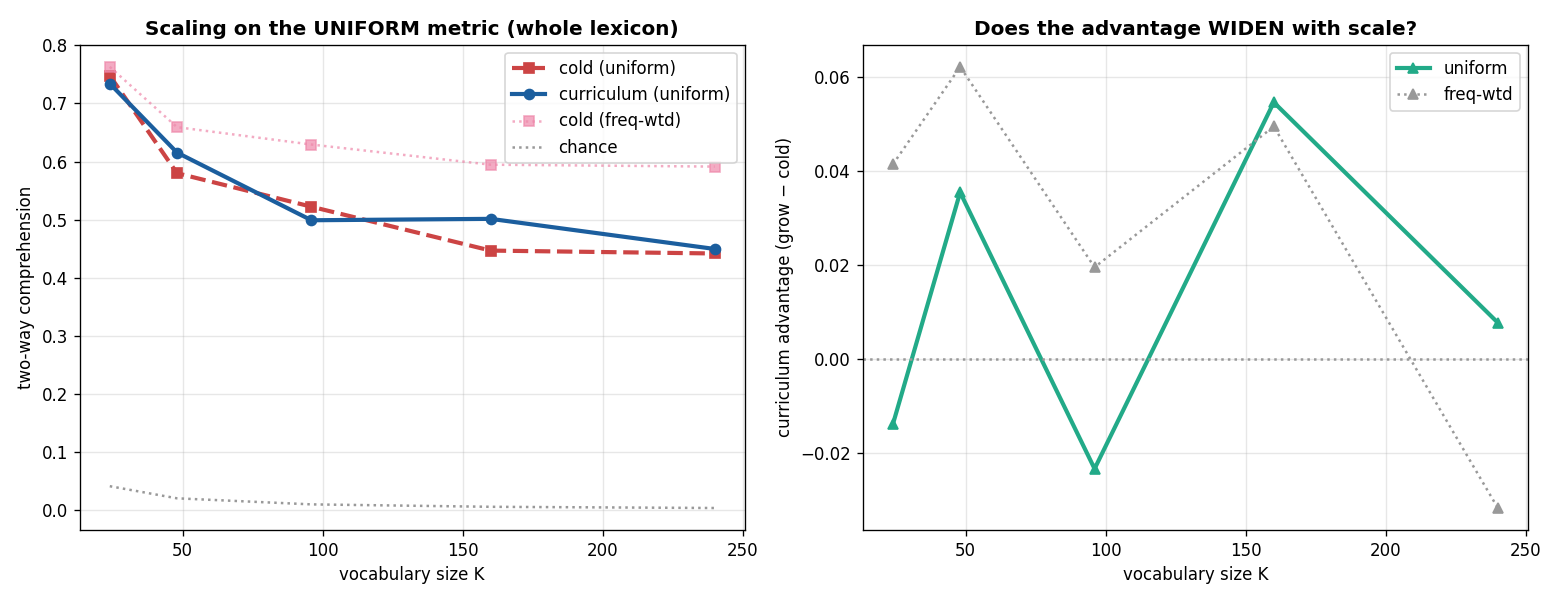

Recreate this plot in Python.
"""SCALING CURVE -- convert the scaling MECHANISM into a scaling CURVE.

Claim under test: at a FIXED compute budget, the frequent-first CURRICULUM extends the reachable
vocabulary size -- cold-start collapses as the lexicon grows, the curriculum collapses later, so the
advantage WIDENS with scale (the reachability cliff from curriculum.py, now swept up the K axis).

Organism = the shared lexicon (the listener-fix winner): one association A (K x K), speak = row argmax,
hear = column argmax; natives anchor A toward identity (English). No embeddings needed (the shared
organism doesn't use them), so K scales freely. Landscape = criticality stakes + urgency u=0.25.
The interaction loop is VECTORISED so large K is feasible. Metric = two-way comprehension.

cold        : all K words active from gen 0, BUDGET gens.
freq_first  : grow the active vocab most-frequent-first over STAGES, carry the population, same BUDGET.
"""
import os, numpy as np
HERE = os.path.dirname(os.path.abspath(__file__))
P_NATIVE, U = 0.7, 0.25
BUDGET, STAGES, N, INTER = 1800, 6, 60, None   # INTER set per-run = N*12
SEEDS = 3
KS = [24, 48, 96, 160, 240]

LOG = open(os.path.join(HERE, "scaling_curve_results.txt"), "w")
def out(s): print(s, flush=True); LOG.write(s + "\n"); LOG.flush()
def ms(v): a = np.array(v, float); return f"{a.mean():.3f}+/-{a.std():.3f}"


def world(K):
    freq = 1.0 / (np.arange(1, K + 1) ** 1.1); freq /= freq.sum()
    st = np.clip((1.0 / freq) / (1.0 / freq).mean(), 0.2, 12.0); st = st / st.mean()
    rank = np.argsort(-freq)
    return freq, st, rank


def play(A, rng, active, freq, st, B):
    """Vectorised generation: B random interactions; energy accrues to genomes; no python pair loop."""
    Ng = len(A); emit = A.argmax(2); hear = A.argmax(1); en = np.zeros(Ng)
    pa = (1 - U) * freq[active] + U * (st[active] / st[active].sum()); pa = pa / pa.sum()
    m = rng.choice(active, size=B, p=pa)
    sp = rng.integers(Ng, size=B); ls = rng.integers(Ng, size=B)
    nat = rng.random(B) < P_NATIVE; half = rng.random(B) < 0.5
    rr = ~nat                                                   # resident<->resident
    s = emit[sp, m]; ok = (hear[ls, s] == m) & rr
    np.add.at(en, sp[ok], st[m[ok]]); np.add.at(en, ls[ok], st[m[ok]])
    nsp = nat & half                                           # native speaks English -> resident hears
    ok2 = (hear[ls, m] == m) & nsp; np.add.at(en, ls[ok2], st[m[ok2]])
    nrs = nat & ~half                                          # resident speaks -> native understands iff English
    ok3 = (emit[sp, m] == m) & nrs; np.add.at(en, sp[ok3], st[m[ok3]])
    return en


def breed(A, en, rng, mut=0.22):
    Ng = len(en); order = np.argsort(en); worst = order[:int(0.25 * Ng)]; top = order[Ng - max(2, Ng // 3):]
    for w in worst:
        pa, pb = (int(top[rng.integers(len(top))]) for _ in range(2))
        msk = rng.random(A[pa].shape) < 0.5
        A[w] = np.where(msk, A[pa], A[pb]) + rng.normal(0, mut * 0.6, A[pa].shape)


def comprehension(A, rng, freq, st, K, T=8000):
    """Returns (freq-weighted, UNIFORM-over-words). Uniform is the right lens for vocab scaling:
    it tests the rare tail equally, where a scaling cliff would actually show."""
    emit = A.argmax(2); hear = A.argmax(1); Ng = len(A)
    p = 0.75 * freq + 0.25 * st / st.sum()
    sp = rng.integers(Ng, size=T); ls = rng.integers(Ng, size=T)
    mf = rng.choice(K, size=T, p=p); fw = float(np.mean(hear[ls, emit[sp, mf]] == mf))
    mu = rng.integers(K, size=T); uni = float(np.mean(hear[ls, emit[sp, mu]] == mu))
    return fw, uni


def run(cond, K, seed):
    freq, st, rank = world(K); rng = np.random.default_rng(seed); B = N * 12
    A = rng.normal(0, 0.3, (N, K, K))
    if cond == "cold":
        for t in range(BUDGET): breed(A, play(A, rng, np.arange(K), freq, st, B), rng)
    else:
        per = BUDGET // STAGES
        for k in range(1, STAGES + 1):
            active = rank[:max(2, round(k / STAGES * K))]
            for t in range(per): breed(A, play(A, rng, active, freq, st, B), rng)
    return comprehension(A, np.random.default_rng(9000 + seed), freq, st, K)   # (freq-weighted, uniform)


if __name__ == "__main__":
    out(f"SCALING CURVE: shared lexicon, fixed budget {BUDGET} gens, pop {N}, {SEEDS} seeds. "
        f"cold vs frequent-first curriculum ({STAGES} stages)")
    out("UNIFORM = every word tested equally (the right lens for vocab scaling; reveals tail collapse)")
    out(f"{'K':>6} | {'chance':>6} | {'cold freq/UNIF':>20} | {'curric freq/UNIF':>20} | {'UNIF adv':>9}")
    out("=" * 80)
    res = {}
    for K in KS:
        cold = [run("cold", K, s) for s in range(SEEDS)]
        grow = [run("freq_first", K, s) for s in range(SEEDS)]
        cf, cu = np.mean([c[0] for c in cold]), np.mean([c[1] for c in cold])
        gf, gu = np.mean([g[0] for g in grow]), np.mean([g[1] for g in grow])
        res[K] = dict(cf=cf, cu=cu, gf=gf, gu=gu)
        out(f"{K:>6} | {1/K:>6.3f} | {cf:>9.3f}/{cu:<9.3f} | {gf:>9.3f}/{gu:<9.3f} | {gu-cu:>+9.3f}")
    out("=" * 80)
    out("READING: if UNIFORM cold collapses toward chance as K grows while curriculum UNIFORM holds,")
    out("the curriculum protects the rare tail -> the scaling advantage is real on the right metric.")
    out("done"); LOG.close()

    import matplotlib; matplotlib.use("Agg"); import matplotlib.pyplot as plt
    fig, (ax1, ax2) = plt.subplots(1, 2, figsize=(13, 5))
    ax1.plot(KS, [res[K]["cu"] for K in KS], "s--", color="#c44", lw=2.5, label="cold (uniform)")
    ax1.plot(KS, [res[K]["gu"] for K in KS], "o-", color="#1b5e9e", lw=2.5, label="curriculum (uniform)")
    ax1.plot(KS, [res[K]["cf"] for K in KS], "s:", color="#e8a", lw=1.5, alpha=.7, label="cold (freq-wtd)")
    ax1.plot(KS, [1 / K for K in KS], ":", color="#999", label="chance")
    ax1.set_xlabel("vocabulary size K"); ax1.set_ylabel("two-way comprehension")
    ax1.set_title("Scaling on the UNIFORM metric (whole lexicon)", weight="bold"); ax1.legend(); ax1.grid(alpha=.3)
    ax2.plot(KS, [res[K]["gu"] - res[K]["cu"] for K in KS], "^-", color="#2a8", lw=2.5, label="uniform")
    ax2.plot(KS, [res[K]["gf"] - res[K]["cf"] for K in KS], "^:", color="#999", lw=1.5, label="freq-wtd")
    ax2.axhline(0, color="#999", ls=":"); ax2.set_xlabel("vocabulary size K"); ax2.legend()
    ax2.set_ylabel("curriculum advantage (grow − cold)")
    ax2.set_title("Does the advantage WIDEN with scale?", weight="bold"); ax2.grid(alpha=.3)
    plt.tight_layout(); p = os.path.join(HERE, "scaling_curve.png"); plt.savefig(p, dpi=120); print("saved", p)
